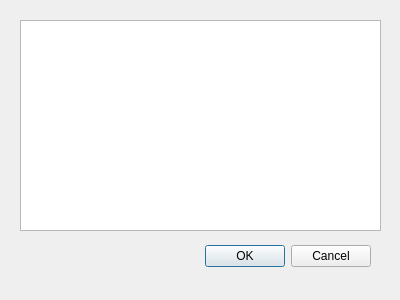
<?xml version="1.0" encoding="UTF-8"?>
<ui version="4.0">
 <class>followUpDialog</class>
 <widget class="QDialog" name="followUpDialog">
  <property name="geometry">
   <rect>
    <x>0</x>
    <y>0</y>
    <width>400</width>
    <height>300</height>
   </rect>
  </property>
  <property name="windowTitle">
   <string>Follow up notes</string>
  </property>
  <widget class="QDialogButtonBox" name="buttonBox">
   <property name="geometry">
    <rect>
     <x>30</x>
     <y>240</y>
     <width>341</width>
     <height>32</height>
    </rect>
   </property>
   <property name="orientation">
    <enum>Qt::Horizontal</enum>
   </property>
   <property name="standardButtons">
    <set>QDialogButtonBox::Cancel|QDialogButtonBox::Ok</set>
   </property>
  </widget>
  <widget class="QTextBrowser" name="textBrowser">
   <property name="geometry">
    <rect>
     <x>20</x>
     <y>20</y>
     <width>361</width>
     <height>211</height>
    </rect>
   </property>
   <property name="documentTitle">
    <string/>
   </property>
   <property name="textInteractionFlags">
    <set>Qt::TextEditorInteraction</set>
   </property>
   <property name="openLinks">
    <bool>false</bool>
   </property>
  </widget>
 </widget>
 <resources/>
 <connections>
  <connection>
   <sender>buttonBox</sender>
   <signal>accepted()</signal>
   <receiver>followUpDialog</receiver>
   <slot>accept()</slot>
   <hints>
    <hint type="sourcelabel">
     <x>248</x>
     <y>254</y>
    </hint>
    <hint type="destinationlabel">
     <x>157</x>
     <y>274</y>
    </hint>
   </hints>
  </connection>
  <connection>
   <sender>buttonBox</sender>
   <signal>rejected()</signal>
   <receiver>followUpDialog</receiver>
   <slot>reject()</slot>
   <hints>
    <hint type="sourcelabel">
     <x>316</x>
     <y>260</y>
    </hint>
    <hint type="destinationlabel">
     <x>286</x>
     <y>274</y>
    </hint>
   </hints>
  </connection>
 </connections>
</ui>
